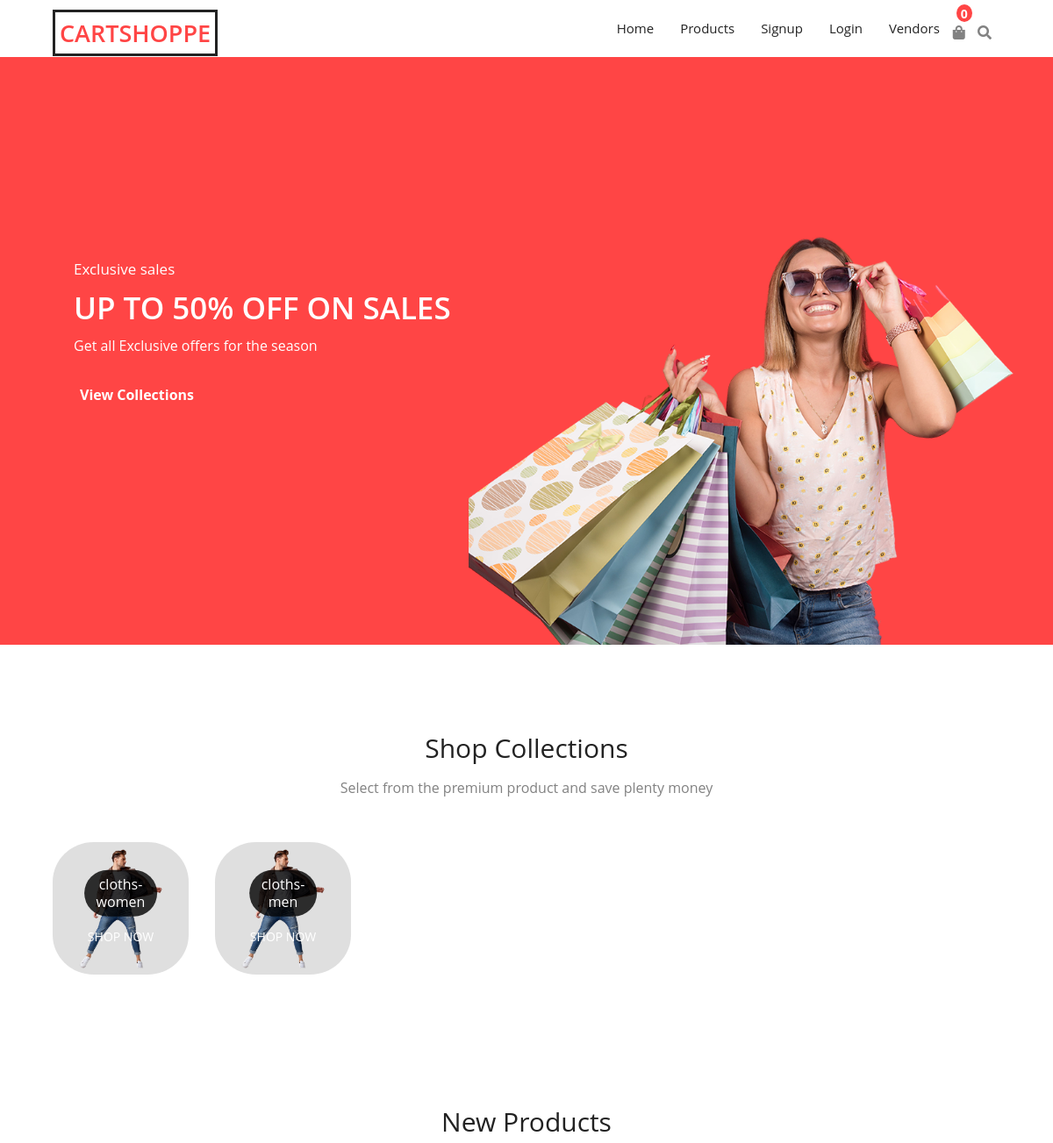
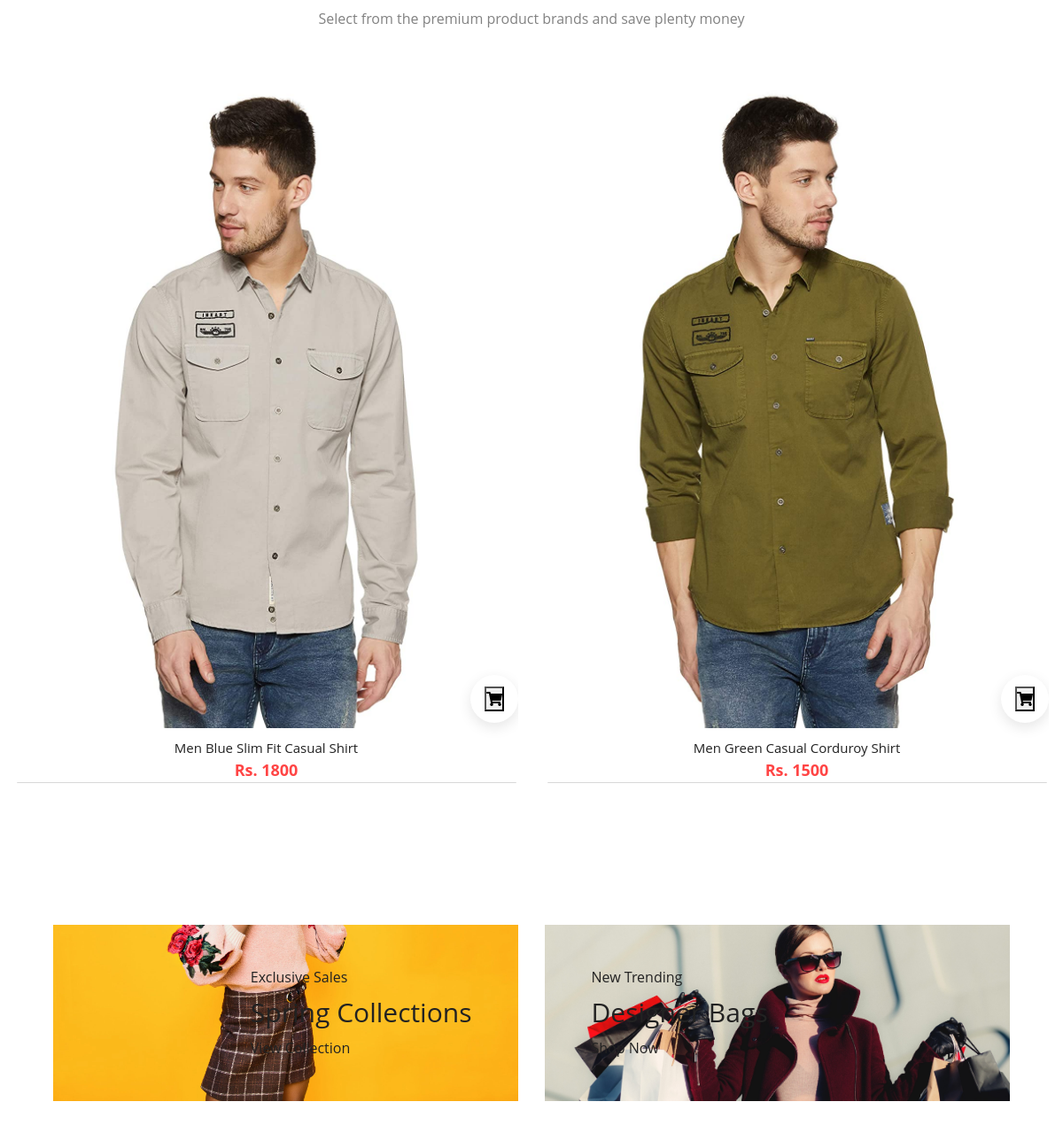
The app's page /?category=2 with its own data (2 pictures, top to bottom).
### store/models/category.py (models this page shows, shortened)
class Category(models.Model):
    name = models.CharField(max_length=20)
    @staticmethod
    def get_all_categories():
        return Category.objects.all()

### store/models/product.py (models this page shows, shortened)
class Product(models.Model):
    name = models.CharField(max_length=50)
    price = models.IntegerField(default=0)
    category = models.ForeignKey(Category, on_delete=models.CASCADE, default=1)
    description = models.CharField(max_length=200, default='' , null=True , blank=True)
    image = models.ImageField(upload_to='uploads/products/')
    @staticmethod
    def get_all_products_by_categoryid(category_id):
        if category_id:
            return Product.objects.filter(category = category_id)
        else:
            return Product.get_all_products();

### store/views/home.py (the view, shortened to what this page needs)
# urls.py: path('', home.Index.as_view(), name="homepage"),
class Index(View):
    def get(self, request):
        cart = request.session.get('cart')
        if not cart:
            request.session['cart'] = {}
        products = None
        categories = Category.get_all_categories()
        categoryId = request.GET.get('category')
        if categoryId:
            products = Product.get_all_products_by_categoryid(categoryId)
        else:
            products = Product.get_all_products()
        data = {}
        data['products'] = products
        data['categories'] = categories
        return render(request, 'index.html', data)

### store/templatetags/cart.py (called while the page is built)
@register.filter(name='is_in_cart')
def is_in_cart(product, cart):
    keys = cart.keys()
    for id in keys:
        if int(id)==product.id:
            return True
    return False

### store/templates/index.html (shortened to what this page needs)
{% extends 'base.html' %}
{% block content %}
{% load cart %}
{% load static %}
<div class="hero">
  <div class="left">
    <span>Exclusive sales</span>
    <h1>UP TO 50% OFF ON SALES</h1>
    <small>Get all Exclusive offers for the season</small>
    <a href="">View Collections</a>
  </div>
  <div class="right">
    <img src="{% static 'store/hero.png' %}" alt="">
  </div>
</div>
<section class="section promotion">
  <div class="title">
    <h2>Shop Collections</h2>
    <span>Select from the premium product and save plenty money</span>
  </div>
  <div class="promotion-layout container">
    {% for category in categories %}
    <div class="promotion-item">
      <img src="{% static 'store/men.png' %}" alt="" />
      <div class="promotion-content">
        <h3>{{category.name}}</h3>
        <a href="/?category={{category.id}}">SHOP NOW</a>
      </div>
    </div>
    {% endfor %}
  </div>
</section>
<section class="section products">
  <div class="title">
    <h2>New Products</h2>
    <span>Select from the premium product brands and save plenty money</span>
  </div>
  <div class="product-layout">
    {% for product in products %}
    <div class="product">
      <div class="img-container">
        <img src="{{product.image.url}}" alt="" />
        <form action="/" method="POST">
          <div class="addCart">
            <button type="submit"> <i class="fas fa-shopping-cart"></i></button>
          </div>
        </form>
        <ul class="side-icons">
        </ul>
      </div>
      <div class="bottom">
        <a href="">{{product.name}}</a>
        <div class="price">
          <span><b>Rs. {{product.price}}</b></span>
        </div>
        <div class="card-footer p-0 row no-gutters">
        </div>
      </div>
    </div>
    {% endfor %}
  </div>
</section>
<section class="section advert">
  <div class="advert-layout container">
    <div class="item ">
      <img src="{% static 'store/slider_3.jpg' %}" alt="">
      <div class="content left">
        <span>Exclusive Sales</span>
        <h3>Spring Collections</h3>
        <a href="">View Collection</a>
      </div>
    </div>
    <div class="item">
      <img src="{% static 'store/slider_2.jpg' %}" alt="">
      <div class="content  right">
        <span>New Trending</span>
        <h3>Designer Bags</h3>
        <a href="">Shop Now </a>
      </div>
    </div>
  </div>
</section>
{% endblock %}

### records on screen
Category: name "cloths-women"
Category: name "cloths-men"
Product: image (picture), name "Men Blue Slim Fit Casual Shirt", price "1800"
Product: image (picture), name "Men Green Casual Corduroy Shirt", price "1500"
